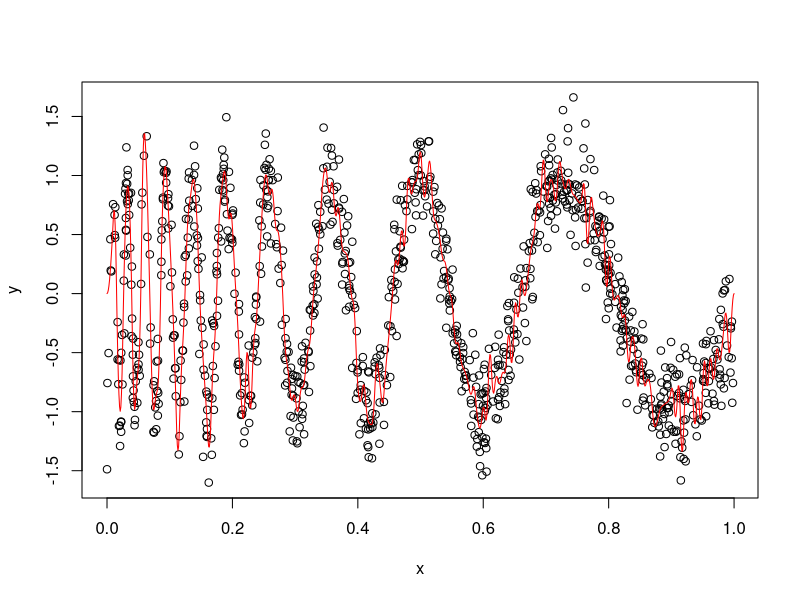
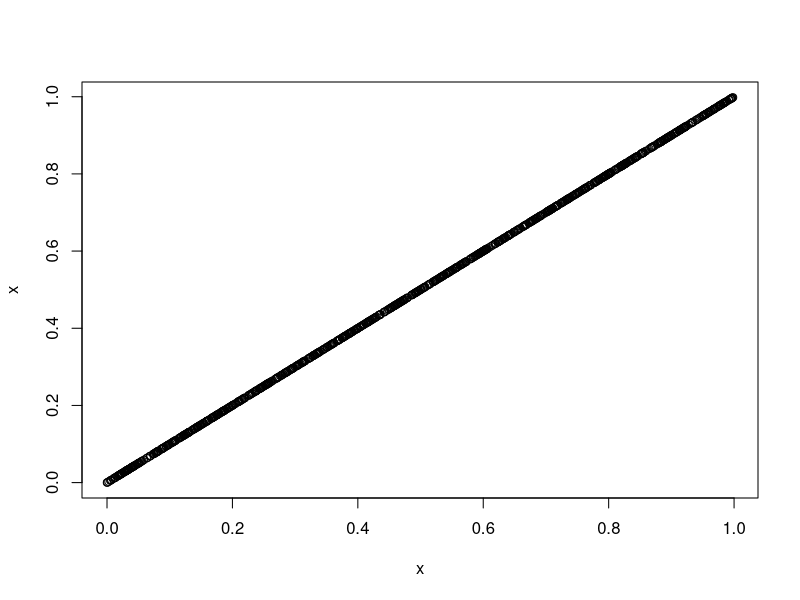

Here is the R script that generated these plots, in order:
library(splines)
print("Hello world")

n <- 1000
x <- runif(n, 0, 1)
y <- sin(20 / (x + 0.25)) + rnorm(n, 0, 0.25)
plot(x, y)
nknots <- 200
deg <- 3
k <- seq(0, 1, length.out = nknots)
xmat <- spline.des(k, x, deg, outer.ok = TRUE)$design
beta <- solve(t(xmat) %*% xmat) %*% t(xmat) %*% y
xseq <- seq(0, 1, length.out = 1000)
xseqmat <- spline.des(k, xseq, deg, outer.ok = TRUE)$design
ypred <- xseqmat %*% beta
lines(xseq, ypred, col = "red")

plot(x, x)




# j
